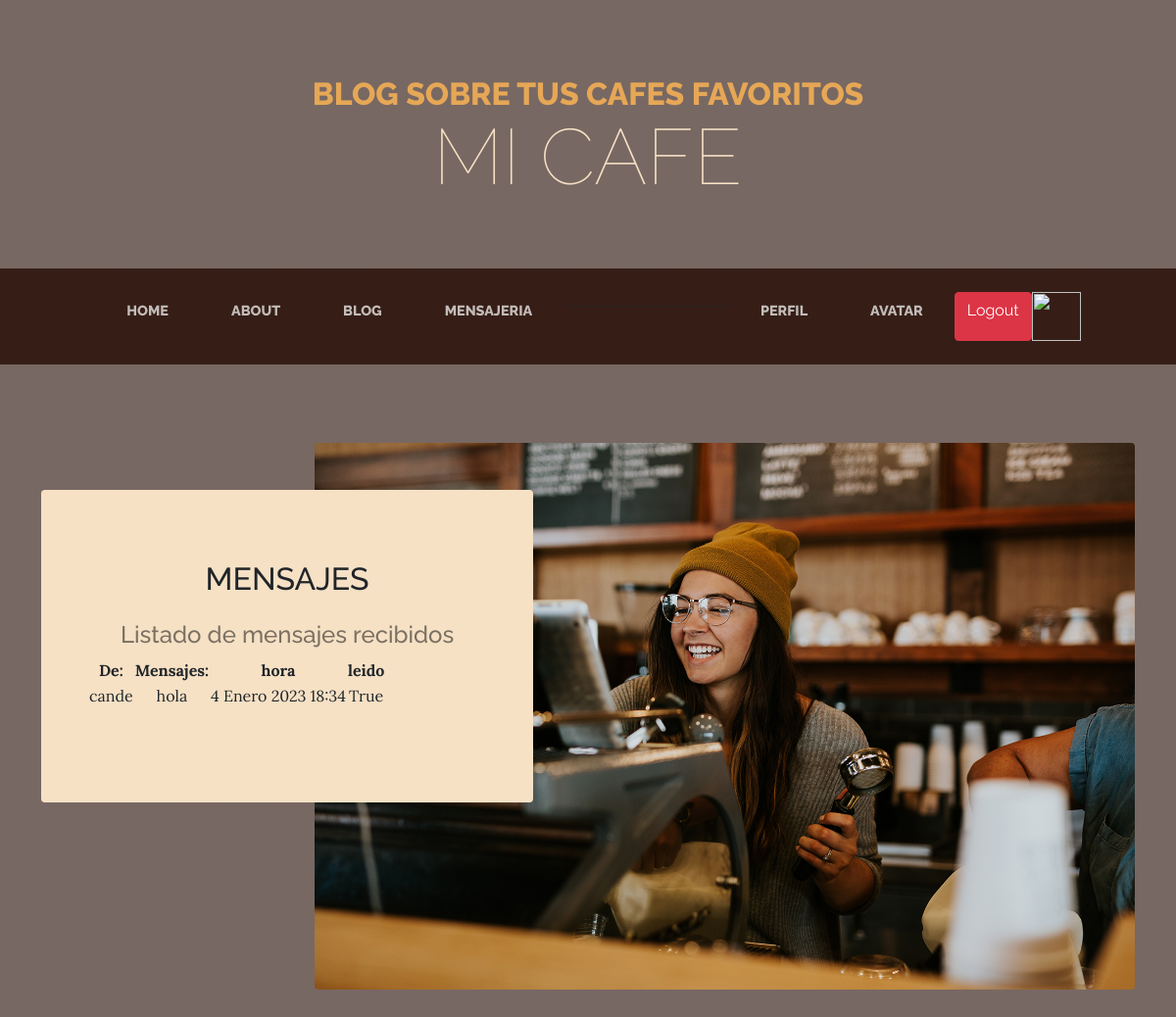
The page /leerMensaje (signed in) on the database its author committed.
### mensajeria/models.py (models this page shows)
class Mensaje(models.Model):
    enviar = models.ForeignKey(User, on_delete=models.CASCADE, related_name='sender')
    recibir = models.ForeignKey(User, on_delete=models.CASCADE, related_name='receiver')
    mensaje = models.TextField(max_length=5000)
    a_quehora = models.DateTimeField(auto_now_add=True)
    leido = models.BooleanField(default=False)
    def __str__(self):
        return  str(self.leido) + " "+ self.mensaje + " "+ str(self.a_quehora)

### mensajeria/views.py (the view)
# urls.py: path("leerMensaje", leerMensaje , name = "leerMensaje"),
def leerMensaje(request):
    usuario = request.user
    herram = Mensaje.objects.filter(recibir = usuario)
    for mensaje in herram:
        mensaje.leido = True
        mensaje.save()
    print(herram)
    return render(request, "leerMensaje.html", {"mensajes": herram})

### mensajeria/templates/leerMensaje.html (shortened to what this page needs)
<!DOCTYPE html>
<html lang="en">
    <head>
        {% load static %}
        <link href="{% static 'cafe/css/styles.css' %}" rel="stylesheet" />
    </head>
    <body>
        <header>
            <h1 class="site-heading text-center text-faded d-none d-lg-block">
                <span class="site-heading-upper text-primary mb-3">Blog sobre tus cafes favoritos</span>
                <span class="site-heading-lower">MI CAFE</span>
            </h1>
        </header>
        <nav class="navbar navbar-expand-lg navbar-dark py-lg-4" id="mainNav">
            <div class="container">
                <div class="collapse navbar-collapse" id="navbarSupportedContent">
                    <ul class="navbar-nav mx-auto">
                        <li class="nav-item px-lg-4"><a class="nav-link text-uppercase" href="{% url 'inicio' %}">Home</a></li>
                        <li class="nav-item px-lg-4"><a class="nav-link text-uppercase" href="{% url 'about' %}">About</a></li>
                        <li class="nav-item px-lg-4"><a class="nav-link text-uppercase" href="{% url 'blog' %}">Blog</a></li>
                        {% if user.is_authenticated %}
                        <li class="nav-item px-lg-4"><a class="nav-link text-uppercase" href="{% url 'messages' %}">Mensajeria</a></li>
                        <p>-------------------------
                        </p>
                        <li class="nav-item px-lg-4"><a class="nav-link text-uppercase" href="{% url 'profile' %}">Perfil</a></li>
                        <li class="nav-item px-lg-4"><a class="nav-link text-uppercase" href="{% url 'agregarAvatar' %}">Avatar</a></li>
                        <a class="btn btn-danger" href="{% url 'logout' %}">Logout</a></li>
                        {% else %}
                        <li class="nav-item px-lg-4"><a class="nav-link text-uppercase" href="{% url 'login' %}">Login</a></li>
                        <li class="nav-item px-lg-4"><a class="nav-link text-uppercase" href="{% url 'register' %}">Register</a></li>
                        {% endif %}
                        <img src="{{ imagen }}" class="img" alt="">
                    </ul>
                </div>
            </div>
        </nav>
        <section class="page-section clearfix">
            <div class="container">
                <div class="intro">
                    <img class="intro-img img-fluid mb-3 mb-lg-0 rounded" src="{% static 'cafe/assets/img/intro.jpg' %}" alt="..." />
                    <div class="intro-text left-0 text-center bg-faded p-5 rounded">
                        <h2 class="section-heading mb-4">
                            <h2 class="section-heading mb-4">
                                {% block benvenuti %}
                                <span class="subheading">Mensajes</span>
                                    {% endblock %}
                                    {% block mensaje %}
                                    <h4 class="text-black-50" style="text-align: center;">Listado de mensajes recibidos</h4>
                                    <table >
                                        <tr>
                                            <th>De:      </th>
                                            <th>Mensajes:   </th>
                                            <th>hora        </th>
                                            <th>leido       </th>
                                        </tr>
                                        {% for indice in mensajes %}
                                        <tr>
                                            <td>{{ indice.enviar }}</td>
                                            <td style="text-align: center;">{{ indice.mensaje }}</td>
                                            <td>{{ indice.a_quehora }}</td>
                                            <td>{{ indice.leido }}</td>
                                        </tr>
                                        {% endfor %}
                                    </table>
                                    <br>
                                    <br>
                                    {% endblock %}
                </div>
            </div>
    </body>
</html>

### mensajeria/templates/leerMensaje.html (style rules this page uses)
.img { width: 50px; height: 50px; }

### rows shown on the page
Mensaje: enviar "cande", mensaje "hola", a_quehora "4 Enero 2023 18:34", leido "True"
